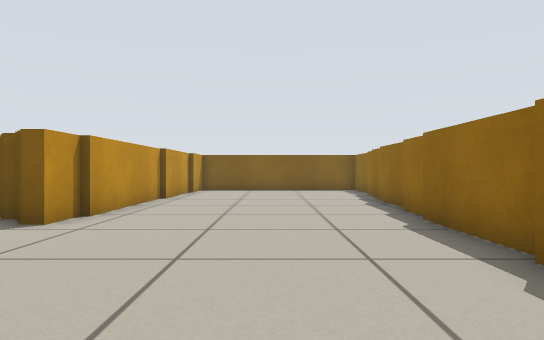
view 1 (above)

12 first-person views from a walk through a robot-simulator world made for Stage. The camera is 0.46 m above the floor, looks level and sees 70° across. Floor lines are 1 m apart. The floor is counted in squares, 0.5 m on a side. Each view is taken from the middle of a square. On the plan, view 1 faces up. The plan holds only what a view shows up to about 13 squares ahead; the rest is blank. The place goes on beyond the plan. Robots are left out.

view 2
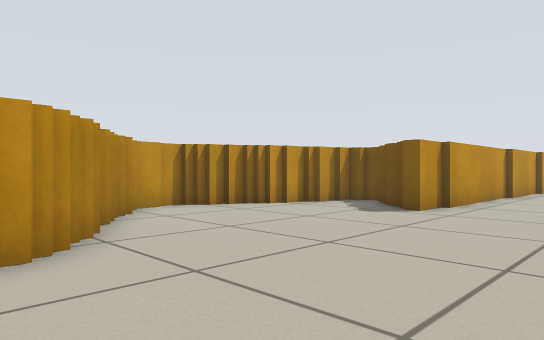

view 3
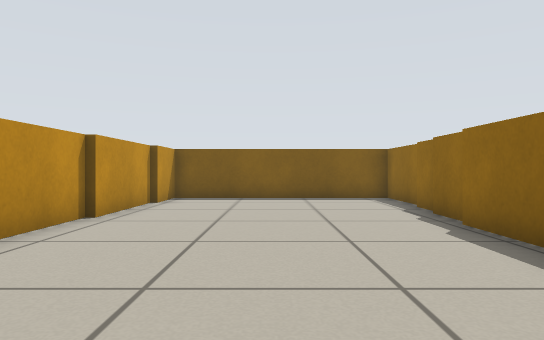

view 4
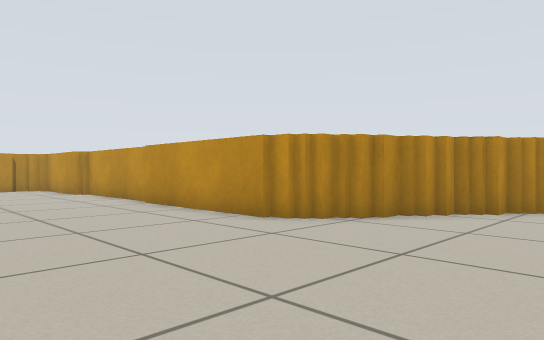

view 5
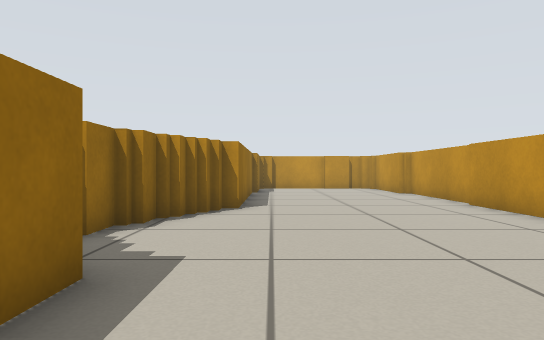

view 6
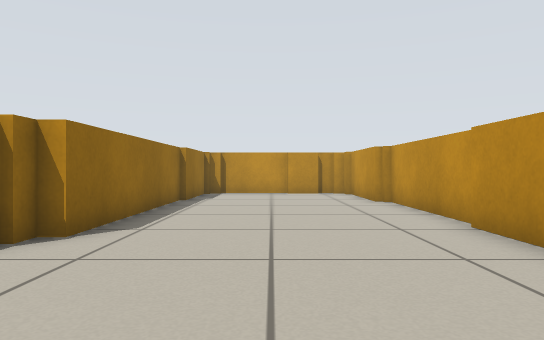

view 7
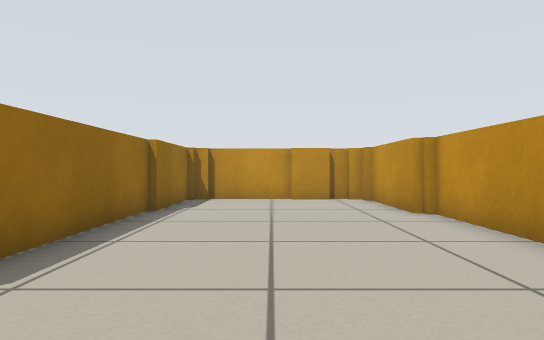

view 8
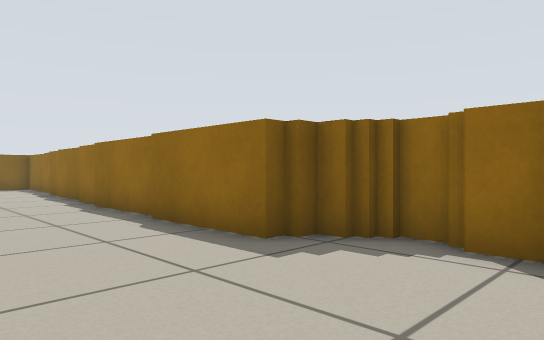

view 9
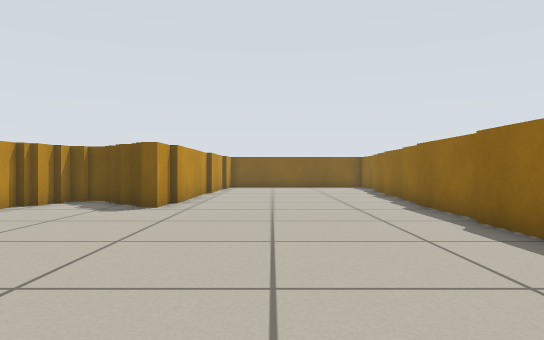

view 10
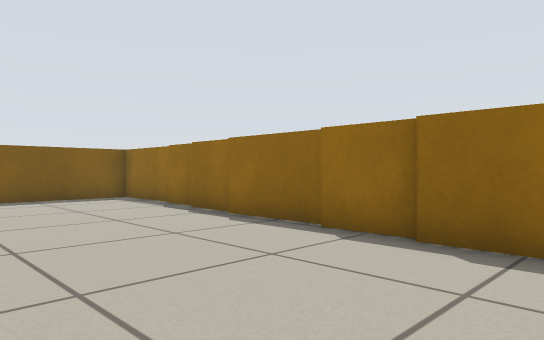

view 11
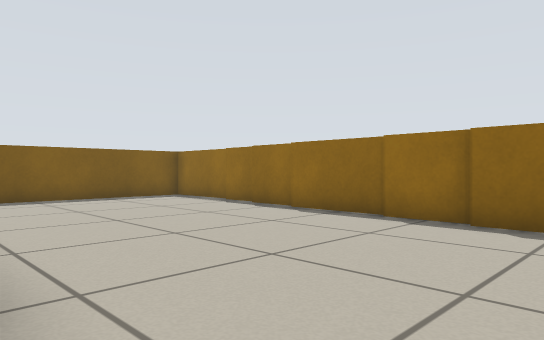

view 12
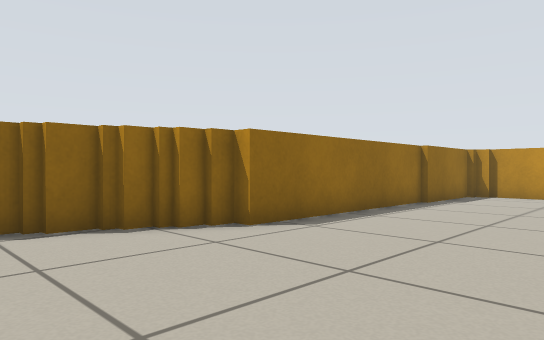

### Floor plan
Points are (right, up) in squares from view 1. A wall is a line through its corners. A room is listed if a view was taken in it or the views show most of it. See-through windows are left out.
Room 1 (views 1, 2, 3, 4, 5, 6, 7, 8, 9, 10, 11, 12)
walls: (3, 0.7) (2.6, 0.7) (2.6, 3.9); (2.8, 4.1) (2.8, 7.2); (-4.4, -0.9) (-4.4, -1.5); (-4.2, -1.4) (-4.2, -6.2); (3.4, 0) (3.4, 0.5) (3, 0.5); (-5.2, -0.5) (-4.8, -0.5); (-5.9, 0) (-5.4, 0); (-6.5, 0.2) (-5.8, 0.2); (4, -1.1) (4, -0.4); (3.6, -2.5) (3.6, -1.4); (-3.8, 7.8) (-3.8, 6.5) (-4.2, 6.5); (3, 7.2) (3, 8.9); (3.2, -3.4) (3.2, -2.6); (2.8, -4.1) (2.8, -3.5); (-8.4, 1.7) (-7.8, 1.7); (2.4, -4.9) (2.4, -4.2); (-7.6, 6) (-7.6, 5.5); (-8.2, 5.1) (-8.2, 4.5); (-8.4, 4.6) (-8.4, 4); (-8.8, 2.9) (-8.8, 2.1); (-7.4, 6.8) (-7.4, 6); (-5.9, 8.4) (-6.5, 8.4); (3.2, 8.9) (3.2, 11.6); (-9, 3.6) (-9, 3); (-7, 7.8) (-7, 6.9); (-4.4, -6.6) (-4.4, -11); (3.4, 11.6) (3.4, 13.2); (-3.6, 12.5) (-3.6, 7.6); (3.6, 13.4) (3.6, 14.8); (-4, -11.2) (-4, -14.8); (3.8, 14.9) (3.8, 17.8) (-3.2, 17.8) (-3.2, 15.9); (1.8, -11.8) (1.8, -5.3) (2.2, -5.3) (2.2, -4.8); (-3.4, 15.9) (-3.4, 12.4); (-2.9, -15.1) (-1.6, -15.1); (1, -15.1) (1.6, -15.1) (1.6, -11.8); (-3.8, -15.1) (-3.4, -15.1); (-1.6, -15.4) (1, -15.4); (-3.5, -15.4) (-2.8, -15.4)

Positions as (right, up) in squares from view 1, and headings:
1: (0, 0), facing up
2: (0, -2), facing up-left
3: (0, 5), facing up
4: (1, 4), facing down-left
5: (1, 4), facing down
6: (-1, 0), facing down
7: (-1, -3), facing down
8: (-1, -3), facing up-right
9: (-1, -3), facing up
10: (-2, 5), facing up-right
11: (-4, 5), facing up-right
12: (-3, -1), facing down-right
